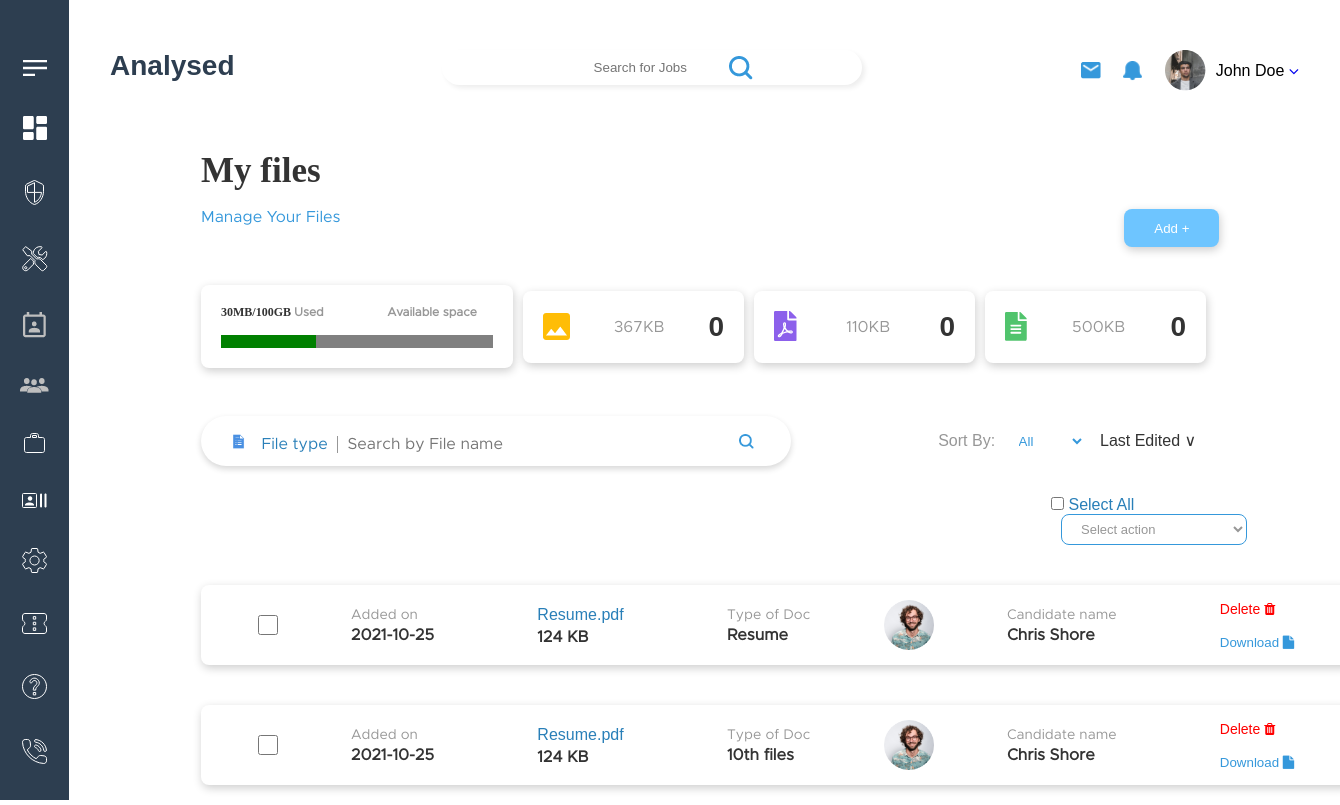
Page /my_files.php on the committed database.
### tables this page shows
CREATE TABLE `files` (
  `file_id` int(11) NOT NULL,
  `added_on` date NOT NULL,
  `file_type` varchar(50) NOT NULL,
  `visibility` varchar(50) NOT NULL,
  `validity` varchar(50) NOT NULL,
  `files` varchar(50) NOT NULL,
  `kb` int(11) NOT NULL,
  `firstname` varchar(50) NOT NULL,
  `image` varchar(50) NOT NULL
);

### my_files.php (the view, shortened to what this page needs)
<?php include('connection1.php'); ?>
<?php include('header1.php') ?>
<link rel="stylesheet" href="css/my_files.css">
<div class="main_body">
        <div class="heading_dash">
            <h1 class="head_txt">My files</h1><br>
            <p class="sub_txt">Manage Your Files<button class="addFilesMyTasks" id="myBtn">Add +</button></p>
        </div>
        <div class="cards_myTasks">
            <div class="cardItem_myTasks">
                    <p class="memoryUsed_myTasks">30MB/100GB <span class="v1"> Used&emsp;&emsp;&emsp;&emsp;&emsp; Available space</span><br><br>
                    <progress value="7" max="20" ></progress></p>
            </div>
            <div class="cardItem_myTasks">
                <img src="img/Icon material-image.png">
                <span class="centered_span_myTasks">367KB</span>
                <?php
                $total_rows = mysqli_query($conn,"SELECT * FROM files where kb='367'");
                $num = mysqli_num_rows($total_rows);
                ?>
                <h4 class="headingInCard_myTasks"><?php echo htmlentities($num); ?></h4>
            </div>
            <div class="cardItem_myTasks">
                <img src="img/Icon awesome-file-pdf.png">
                <span class="centered_span_myTasks">110KB</span>
                <?php
                $total_rows = mysqli_query($conn,"SELECT * FROM files where kb='110'");
                $num = mysqli_num_rows($total_rows);
                ?>
                <h4 class="headingInCard_myTasks"><?php echo htmlentities($num); ?></h4>
            </div>
            <div class="cardItem_myTasks">
                <img src="img/Icon awesome-file-alt.png">
                <span class="centered_span_myTasks">500KB</span>
                <?php
                $total_rows = mysqli_query($conn,"SELECT * FROM files where kb='500'");
                $num = mysqli_num_rows($total_rows);
                ?>
                <h4 class="headingInCard_myTasks"><?php echo htmlentities($num); ?></h4>
            </div>
        </div><br>
        <div class="filterSection_myTasks">
            <form class="form">
            <div class="leftFilter_myTasks"><br>
                <img src="img/page.png" height="15px" width="15px">
                <select id="k1">
                    <option value="none" selected disabled hidden >File type</option>
                </select>
                <input type="text" name="search" placeholder=" Search by File name" class="centered_span_myTasks" id="search" oninput="myFunction()">&emsp;&emsp;&emsp;&emsp;&emsp;&emsp;&emsp;&emsp;&emsp;&emsp;&emsp;&emsp;
                <img src="img/search-icon-blue.png" height="15px" width="15px" >
            </div>
           </form>
            <div class="rightFilter_myTasks">
                <span class="sortByMyTasks">Sort By: </span>
                <select name="multi_search" id="multi_search" class="sortbySelect" style="color:#3598DB;width:70px">
                    <option>All</option>
                </select>
                <select name="" id="" class="sortFilter_myTasks">
                    <option value="0">Last Edited ∨</option>
                </select>
            </div>
        </div>
        <form id="form1">
        <div class="filterSmall_myTasks">
            <div class="selectAllActions_filterSmall_myTasks" style="margin-left:850px">
                <input type="checkbox" name="checkboxSelectAll_myTasks" id="select-all">
                <label for="checkboxSelectAll_myTasks">Select All</label>
                <select name="Select action">
                    <option value="0">Select action</option>
                </select>
            </div>
        </div>
        <div class="result-container" id="result1">
        <?php
        $sql=mysqli_query($conn,"select * from files");
        $check=mysqli_num_rows($sql)>0;
        if($check){
            while($row=mysqli_fetch_assoc($sql)){
                ?>
        <div class="singleTasks_containerDiv">
            <div class="singletask_myTasks">
                <input type="checkbox" name="checkBoxItem" class="largerCheckbox">
                <span>
                    <p class="light_spanItem_singleTask_myTasks">Added on</p>
                    <p class="j1"><b><?php echo $row["added_on"]; ?></b></p>
                </span>
                <span style="margin-left:30px">
                    <p style="color:#297FB8;margin-bottom:5px;font-size:16px"><?php echo $row["files"]; ?></p>
                    <p class="j1"><b><?php echo $row["kb"] .' KB';?></b></p>
                </span>
                <span style="margin-left:30px">
                    <p class="light_spanItem_singleTask_myTasks">Type of Doc</p>
                    <p class="j1"><b><?php echo $row["file_type"];?></b></p>
                </span>
                <span>
                    <p><img src="img/Prof-1.png" height="50px" width="50px"></p>
                </span>
                <span style="margin-right:30px">
                    <p class="light_spanItem_singleTask_myTasks">Candidate name</p>
                    <p class="j1"><b><?php echo $row["firstname"]; ?></b></p>
                </span>
                <div class="button-div_myTasks">
                    <button style="font-size:14px;color:#EC4551"><a href='./include/delete_files.php?id=<?php echo $row["file_id"] ?>' onclick='checkdelete()' style="color:red;text-decoration:none">Delete <i class="fa fa-trash" aria-hidden="true"></i></a></button><br><br>
                    <button style="color:#3598DB"><a style="color:#3598DB;text-decoration:none" href="img/<?php echo $row["files"]; ?>" download>Download <i class="fa fa-file" aria-hidden="true"></i></a></button>
                </div>
            </div>
        </div>
    <?php } } ?>
</div>
</form>
</div>

### css/header.css (style rules this page uses)
a { text-decoration: none; outline: none; border: none; }
.heading_dash { margin: 20px auto; width: 100%; }

### css/my_files.css (style rules this page uses)
.main_body { margin-left: 15%; margin-top: 60px; margin-right: 10%; }
.sub_txt { font-size: 16px; font-family: Metro; color: #3598DB; }
.head_txt { margin-left: 0%; font-size: 35px; font-family: CeraM; color: #333333; }
.addFilesMyTasks { position: absolute; right: 2%; box-shadow: 1px 3px 10px #00000033; border-radius: 8px; background-color: #6ec5ff; color: white; padding: 8px 16px; margin-right:7%; width: 95px; height: 38px; }
.memoryUsed_myTasks { font-family: CeraM; color: #333333; font-weight: bold; font-size: 12px; }
.v1 { font-family: Metro; color: #979797; font-size: 12px; }
progress { width: 272px; height: 13px; border-radius: 7px; color: #D3EEFF; border: none; background: #D3EEFF 0% 0% no-repeat padding-box; }
.centered_span_myTasks { color: #979797; font-size: 16px; font-family: Metro; }
#k1 { color: #297FB8; font-size: 16px; font-family: Metro; }
.filterSection_myTasks { padding: 10px 0px; display: flex; align-items: center; justify-content: space-between; margin-top: 20px; flex-wrap: wrap; }
.leftFilter_myTasks { box-shadow: 0px 3px 6px #00000029; border-radius: 31px; opacity: 1; padding: 0px 30px; height: 50px; width: 590px; }
.leftFilter_myTasks select { padding: 0px 10px; color: #297fb8; -webkit-appearance: none; -moz-appearance: none; text-indent: 1px; text-overflow: ""; font-size: 18px; border-right: 1px solid #979797; }
.filterSmall_myTasks select { color: #979797; border: 1px solid #3598db; font-size: 13px; padding: 6px 15px; width: 186px; border-radius: 8px; text-align: left; }
input.largerCheckbox { width: 20px; height: 20px; }
.light_spanItem_singleTask_myTasks { color: #979797; font-size: 14px; font-family: Metro; margin-bottom: 5px; }
.j1 { color: #333333; font-size: 16px; font-family: Metro; }
.singletask_myTasks { display: flex; align-items: center; justify-content: space-around; box-shadow: 1px 3px 10px #00000033; border-radius: 8px; background: #fff; padding:20px; color: #333333; margin-bottom: 20px; height: 80px; width: 1150px; }
button, input, select { outline: none; background: none; border: none; }
.cards_myTasks { margin-top: 60px; display: flex; flex-wrap: wrap; justify-content: space-between; align-items: center; }
.cardItem_myTasks { flex-basis: 22%; background-color: white; box-shadow: 1px 3px 10px #00000033; border-radius: 8px; color: #333333; padding: 20px 20px; display: flex; align-items: center; justify-content: space-between; }
.headingInCard_myTasks { font-size: 28px; }
.sortByMyTasks { color: #979797; margin: 0px 15px; }
.sortFilter_myTasks { padding: 0px 10px; color: #333333; -webkit-appearance: none; -moz-appearance: none; text-indent: 1px; text-overflow: ""; font-size: 16px; }
.filterSmall_myTasks { margin-top: 20px; display: flex; justify-content: space-between; flex-wrap:wrap; }
.selectAllActions_filterSmall_myTasks { color: #297fb8; }
.selectAllActions_filterSmall_myTasks select { margin-left: 10px; }
.singleTasks_containerDiv { margin-top: 40px; }
.button-div_myTasks { flex-direction: column; }
.button-div_myTasks button { text-align: left; }

### rows in the picture
files: added_on "2021-10-25", files "Resume.pdf", kb "124", file_type "Resume", firstname "Chris Shore"
files: added_on "2021-10-25", files "Resume.pdf", kb "124", file_type "10th files", firstname "Chris Shore"

### other values in the picture
$num "0"
